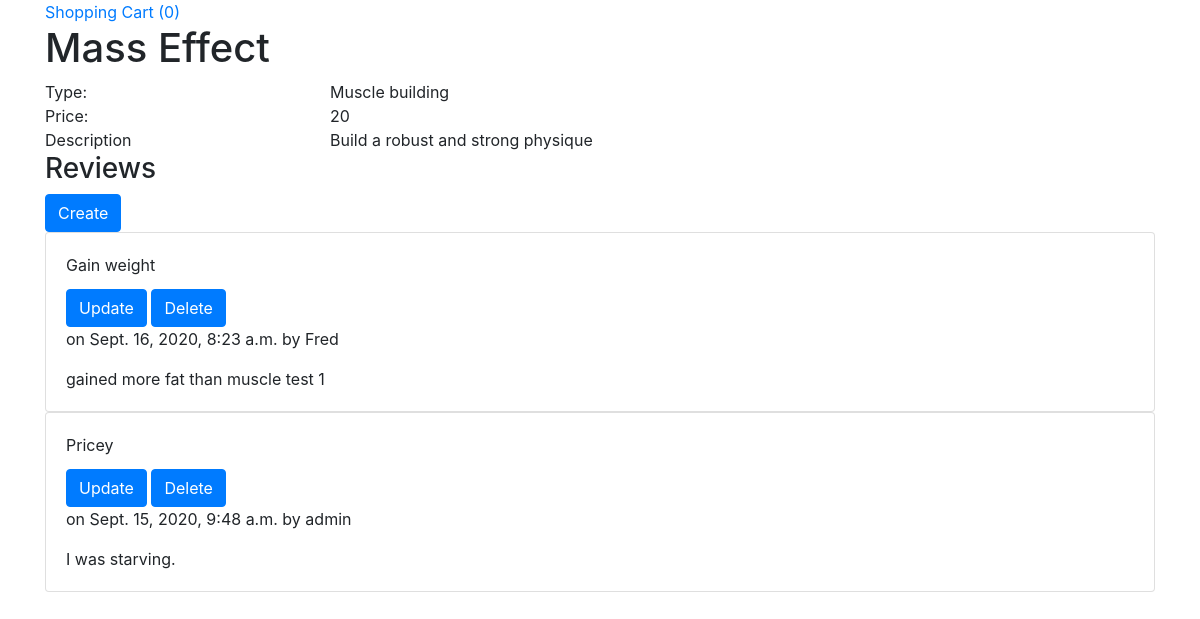
Screenshot of /products/mealplans/details/1 with the database file from the repository.
### products/models.py (models this page shows, shortened)
class Mealplan(models.Model):
    title = models.CharField(blank=False, max_length=255)
    description = models.CharField(blank=False, max_length=255)
    price = models.PositiveIntegerField(blank=False)
    mealplan_type = models.ForeignKey(MealplanType, on_delete=models.CASCADE)

class MealplanType(models.Model):
    type = models.CharField(blank=False, max_length=100)
    def __str__(self):
        return self.type

### reviews/models.py (models this page shows, shortened)
class MealplanReview(models.Model):
    title = models.CharField(blank=False, max_length=255)
    content = models.TextField(blank=False, max_length=255)
    datetime = models.DateTimeField(auto_now=True)
    mealplan = models.ForeignKey(Mealplan, on_delete=models.CASCADE)
    customer = models.ForeignKey(User, on_delete=models.CASCADE)

### products/views.py (the view)
def view_mealplan_details(request, mealplan_id):
    mealplan_model = get_object_or_404(Mealplan, pk=mealplan_id)
    return render(request, 'products/mealplan_details.template.html', {
        "mealplan": mealplan_model
    })

### cart/contexts.py (called while the page is built)
def cart_contents(request):
    cart = request.session.get("shopping_cart", {})
    mealplan_cart = request.session.get("mealplan_shopping_cart", {})
    return {
        "cart": cart,
        "mealplan_cart": mealplan_cart,
        "number_of_items": int(len(cart) + len(mealplan_cart))
    }

### products/templates/products/mealplan_details.template.html (shortened to what this page needs)
{% extends 'base.template.html' %}
{% block content %}
<h1>{{mealplan.title}}</h1>
<div class="row">
  <div class="col-3">
    Type:
  </div>
  <div class="col">
    {{mealplan.mealplan_type}}
  </div>
</div>
<div class="row">
  <div class="col-3">
    Price:
  </div>
  <div class="col">
    {{mealplan.price}}
  </div>
</div>
<div class="row">
  <div class="col-3">Description</div>
  <div class="col">{{mealplan.description}}</div>
</div>
<h3>Reviews</h3>
<a class="btn btn-primary" href="{% url 'create_mealplan_review_route' mealplan_id=mealplan.id %}">Create</a>
{% for r in mealplan.mealplanreview_set.all %}
<div class="card">
  <div class="card-body">
    <div class="card-title">{{r.title}}</div>
    <a class="btn btn-primary" href="{% url 'update_mealplan_review_route' mealplanreview_id=r.id %}">Update</a>
    <a class="btn btn-primary" href="{% url 'delete_mealplan_review_route' mealplanreview_id=r.id %}">Delete</a>
    <p>on {{r.datetime}} by {{r.customer.username}}</p>
    <div>
      {{r.content}}
    </div>
  </div>
</div>
{% endfor %}
{% endblock%}

### templates/base.template.html (shortened to what this page needs)
<!doctype html>
<html lang="en">
  <head>
    <link rel="stylesheet" href="https://maxcdn.bootstrapcdn.com/bootstrap/4.0.0/css/bootstrap.min.css">
  </head>
  <body>
    <div class="container">
        <div class="header">
            <a href="{% url 'view_cart_route' %}"> Shopping Cart ({{number_of_items}})</a>
        </div>
                {%block content%}{%endblock%}
  </body>
</html>

### rows the page displays
Mealplan: title "Mass Effect", mealplan_type "Muscle building", price "20", description "Build a robust and strong physique"
MealplanReview: title "Gain weight", datetime "Sept. 16, 2020, 8:23 a.m.", customer.username "Fred", content "gained more fat than muscle test 1"
MealplanReview: title "Pricey", datetime "Sept. 15, 2020, 9:48 a.m.", customer.username "admin", content "I was starving."

### other values shown
{{ number_of_items }} "0"
